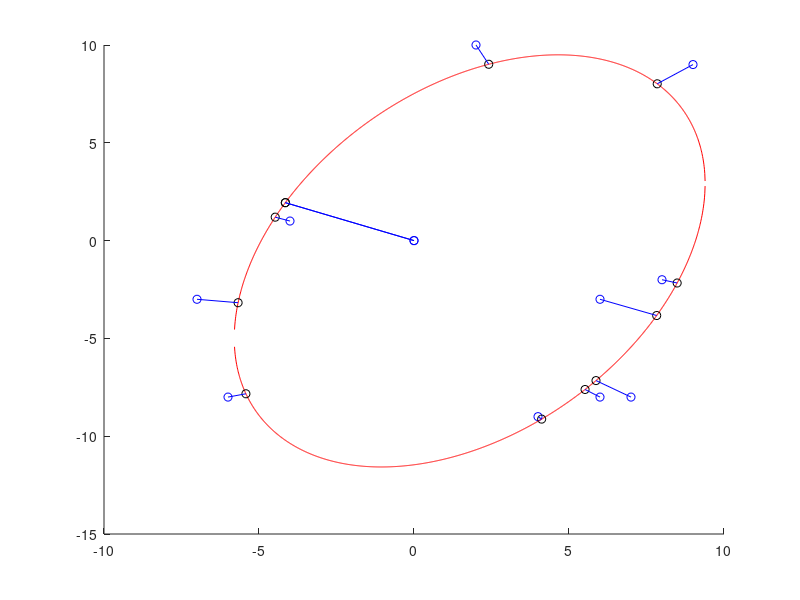

Write the MATLAB code that produced this figure.
function[] = TDRA( )
% This main function will execute the entirety of the Truck and Drone 
% routing algorithm. 

%%%
% When it comes to calculating the "travel time between two customers" we will 
% use the distance between the two nodes for trucks. When calculating the 
% travel time between two customers by UAV, we will use the distance but 
% divided by a speed factor of 1.5.
%%%

    % Variables 
    %      C0            Set of customer locations with depot as the starting
    %                     location where C0.x is the x location of the
    %                     customers and C0.y is the y locations of the
    %                     customers. 
    %       c            Number of customers
    %       U            Set of drones
    %       u            Number of drones
    % aafDistancesTruck  Travel times between two customers i & j by truck
    %     soln           Our representation of the solution where:
    %                      ansoln.Part1 represents the sequence of customers
    %                          visited by the truck
    %                      ansoln.Part2 represents the assignment of
    %                          customers to UAVs & also the sequence of
    %                          visits by each UAV
    %                      ansoln.Part3 represents the launch locations of
    %                          each UAV for every flight
    %                      ansoln.Part4 represents the reconvene locations of
    %                          each UAV for every flight
    %
    
    
    % Generate customer locations
%     x = (50 - -50)*rand(1, 4) + -50;
%     y = (50 - -50)*rand(1, 4) + -50;
%     C0.x = [ 0 -10 0 0 ]; % we treat the first slot as the depot;
%     C0.y = [ 0 0 -10 -5 ];  % we treat the first slot as the depot;
%     C0.x = [ 0 randi([-10, 10], 1, 10) 0 ];
%     C0.y = [ 0 randi([-10, 10], 1, 10) 0 ];
    
    C0.x = [ 0 -4 -7 -6 4 6 2 9 8 7 6 0 ];
    C0.y = [ 0 1 -3 -8 -9 -3 10 9 -2 -8 -8 0];
    
% %            0  1  2  3  4  0   Customer ID
% %            1  2  3  4  5  6   Indices
%     C0.x = [ 0  8  6 -7  1  0 ];
%     C0.y = [ 0 -2 -3 -3  2  0 ];

%            0  1  2  3  4  5  6  0  Customer ID
%            1  2  3  4  5  6  7  8  Indices
%     C0.x = [ 0 -2 -3  2  2  7 -4  0 ]; 
%     C0.y = [ 0  4  1  4  3  1  3  0 ]; 

%%%%%%%%%%%%%%%%%%%%%%%%Testing ellipse fitting %%%%%%%%%%%%%%%%%%%%%%%%
% Slanted ellipse
%     C0.x = [ 1, 2, 3, 4, 4.5, 5, 5.5, 6, 6, 5.7, 5.5, 5, 4, 3, 1, ...
%              -1, -3, -6, -7, -7.5, -7, -6, ...
%              -3, -2, -1, -4, -5];
%     C0.y = [ 7, 6, 5, 4, 3, 2, 0.5, -1, -1.5, -3.5, -4, -5, -5.3, -5.2, -4.5,...
%              8, 8, 7, 6, 4, 2, 0, ...
%              -2.5, -3, -3.5, -1.5, -1];
    

% Ellipse along x axis; This works well 
%     C0.x = [ -3, -2.5, -2, -1.5, -1, -.5, 0, .5, 1, 1.5, 2, 2.5, 3, -3, -2.5, -2, -1.5, -1, -.5, 0, .5, 1, 1.5, 2, 2.5, 3 ];
%     C0.y = [ 0.54, 1.06, 1.34, 1.52, 1.64, 1.71, 1.73, 1.71, 1.64, 1.54, 1.34, 1.06, .54, -0.54, -1.06, -1.34, -1.52, -1.64, -1.71, -1.73, -1.71, -1.64, -1.54, -1.34, -1.06, -.54 ];

% Ellipse along y axis
%     C0.x = [ 0 [ -2 : 0.5 : 2 ] [ -2 : 0.5 : 2 ] 0]
%     C0.y = [0 sqrt( 1 - (C0.x(1 : 9).^2)/4 ) [ -1*sqrt( 1 - (C0.x(10 : 18).^2)/4 ) ] 0 ]
    



    % Plot the customer locations
%     hold on
%     figure( 1 );
%     plot(0,0,'b*', 'MarkerSize', 12)
%     plot(C0.x, C0.y, 'bo')
%     hold off

    
    % Numbers of customers (excluding the depot) 
    c = length(C0.x) - 2;
    
    % Number of drones
    U = [1, 2];
    u = length(U);
    
    % Initial and final temperature (Inputs for SA)
    T0 = 90;
    TFinal = 0.01; 
    Beta_SA = 0.99;
    Imax = 20;
    
    % Calculate the distances between each all points
    % Here, our first row of the columns is how far our depot is from each 
    % of the customers. 
    aafDistances = calculateDistances(C0.x, C0.y);
    
    
    % Initialize solution data structure
    soln.anPart1 = zeros(1, length(C0.x));  % the Truck Route
    soln.anPart2 = [-1];  % Assignment of customers to UAVs
    soln.anPart3 = [-1];  % Launch locations of the UAVs
    soln.anPart4 = [-1];  % Reconvene locations of the UAVs
    
    
    % Generate initial solution s, to the STRPD based on SA
    s = simulatedAnnealing(c, aafDistances, soln, T0, TFinal, Beta_SA, Imax, u);
    
%%%%%%%%%%%%%%%%%%%%%%%%%%%%%%%%%%%%%%%%%%%%%%%%%%%%%%%%%%%%%%%%%%%%%%%%
    % Test plotting our path with drones
    % THis is correct btw
%     s.anPart1 = [ 0 4 2 3 0 ];
%     s.anPart3 = [ 2 -1 ];   % These indices refer to the cell number in part 1, so this is wrong. 
%     s.anPart2 = [ 1 -1 ];   % visits customer 1
%     s.anPart4 = [ 3 -1 ];   % returns to index 2 of s.anPart1 (which is customer 3)
% 
%     s.anPart1 = [ 0 4 3 1 2 0 ];    % MOST RECENT TEST
%     s.anPart3 = [ 1 -1 4 ];
%     s.anPart2 = [ 5 -1 6 ];
%     s.anPart4 = [ 3 -1 5 ]; 
    
%     s.anPart1 = [ 0 4 2 0 ];
%     s.anPart3 = [ 2 3 -1 ];   % These indices refer to the cell number in part 1, so this is wrong. 
%     s.anPart2 = [ 1 3 -1 ];   % visits customer 1
%     s.anPart4 = [ 3 4 -1 ];   % returns to index 2 of s.anPart1 (which is customer 3)

%     s.anPart1 = [ 0 4 2 0 ];
%     s.anPart3 = [ 2 -1 3 ];   % These indices refer to the cell number in part 1, so this is wrong. 
%     s.anPart2 = [ 1 -1 3 ];   % visits customer 1
%     s.anPart4 = [ 3 -1 4 ];   % returns to index 2 of s.anPart1 (which is customer 3)

%     s.anPart1 = [ 0 4 2 0 ];
%     s.anPart3 = [ 2 -1 3 ];   % These indices refer to the cell number in part 1, so this is wrong. 
%     s.anPart2 = [ 1 -1 3 ];   % visits customer 1
%     s.anPart4 = [ 3 -1 4 ];   % returns to index 2 of s.anPart1 (which is customer 3)
%%%%%%%%%%%%%%%%%%%%%%%%%%%%%%%%%%%%%%%%%%%%%%%%%%%%%%%%
    
    % Plot the truck and drone route
%     plot_route( C0, s);
    
    
    % Initialize best solution, the rsult of the best solution, the 
    % iteration number, and the temperature
    s_best = s;
    fs_best = f(aafDistances, s_best, u);
    
    
    % Elliptical stuff
    solnOut = ellipticalCustomerAssignment( s_best, C0, u);
    
    
    
end

%%%%%%%%%%%%%%%%%%%%%%%%%%%%%%%%%%%%%%%%%%%%%%%%%%%%%%%%%%%%%%%%%%%%%%%%%%%
function[ ] = plot_route( C0, s) 
% plot_route will take in the customer locations & the initial solution
% produced via the Simulated annealing method. It will then plot the route 
% the truck will take. 
% Input 
%   C0      The locations of all the customers
%   s       The route we are plotting 
%   u       The number of drones 
% Output
%   

    % Variables
    %    a, b     Placeholder variables for the coordinates 
    %  nCustInd   counter to keep track of the customer indices 
    
    % Plot the truck route
    nCustInd = 2;
    a = [ 0 ]; 
    b = [ 0 ]; 
    
    % Fill in these a and b arrays
%     for i = s.anPart1( 2 : length(C0.x) - 1 )
    for i = s.anPart1( 2 : length(s.anPart1) - 1)
        a(nCustInd) = C0.x(i+1);
        b(nCustInd) = C0.y(i+1);
        nCustInd = nCustInd + 1; 
        a;
        b;
    end

    a(end + 1) = 0;
    b(end + 1) = 0;


        
    % Initialize the coords visited by the drones
    aanDrones = zeros(length(s.anPart2)-1, 6);
    
    C0;
    s; 
    % Fill in this matrix
    for iCustomer = 1 : length(s.anPart2)        
        if s.anPart2(iCustomer) == -1
            aanDrones( iCustomer, : ) = -1*ones(1, 6);
%             aanDrones = [ aanDrones ; -1*ones(1, 6) ]
            
        else
            aanDrones(iCustomer, 1) = C0.x(s.anPart1(s.anPart3(iCustomer)) + 1);
            aanDrones(iCustomer, 4) = C0.y(s.anPart1(s.anPart3(iCustomer)) + 1);

            aanDrones(iCustomer, 3) = C0.x(s.anPart1(s.anPart4(iCustomer)) + 1);
            aanDrones(iCustomer, 6) = C0.y(s.anPart1(s.anPart4(iCustomer)) + 1);

            aanDrones(iCustomer, 2) = C0.x(s.anPart2(iCustomer) + 1);
            aanDrones(iCustomer, 5) = C0.y(s.anPart2(iCustomer) + 1);
        end
    end
    
    
    
    % Plot the drone route
    aColors = ["r--", "b--", "g--", "k--", "m--"];
        
    % 
    aDimensions = size(aanDrones);
    
    % Plot this stuff
    figure(2)
    hold on; 
    plot(0,0,'b*', 'MarkerSize', 12)
    plot(a, b, 'k-')
    plot(a, b, "ro")
    
    iDrone = 1; 
    for iRow = 1 : aDimensions 
        x = [ 0 ];
        y = [ 0 ]; 
        
        if aanDrones(iRow, 1) == -1
            iDrone = iDrone + 1; 
        else
            for iCol = 1 : 3
                x(iCol) = aanDrones(iRow, iCol);
                y(iCol) = aanDrones(iRow, iCol+3);
            end
            
            plot(x, y, aColors(iDrone));
        end
    end
    hold off; 
end

function[ aafDistances ] = calculateDistances( x, y )
% calculateDistances will calculate the distances between all the points 
%   on the graph
% INPUT
%   x, y   the x and y coordinates of the customers
% OUTPUT
%   aafDistances   An array of distances where D_ij is the distance between 
%                    house i and house j; this matrix should be symmetric

    % Variables
    %
    
    % Initialize the distances array
    aafDistances = zeros(length(x));
    
    % Calculate the distances
    for i = 1 : length(x)
        for j = 1 : length(x)
            aafDistances( i, j ) = sqrt( (x(i) - x(j))^2 + (y(i) - y(j))^2 );
        end
    end
    
end

function[ s_best ] = ...
    simulatedAnnealing( c, aafDistances, soln, T0, TFinal, Beta_SA, Imax, u)
% simulatedAnnealing function will take in an array of distances 
% and will generate a random TRP (traveling repairman problem).
% INPUT
%   c              The length of the soln
%  aafdistances    Array of distances between customers
%  soln            Data structure of solution
%   T0             The initial temperature
%   TFinal         The final temperature we want to approach
%  Beta_SA         The cooling schedule for our simulated annealing
%   Imax           The maximum number of iterations
%   u              The numebr of drones
% OUTPUT
%  s_best          Returns the best solution to the TRP 


    % Variables
    %  soln       Data structure with solutions parts 1, 2, 3, and 4 
    %     s       Solution to the TRP problem
    %  s_best     Best solution
    % fs_best     The result of the best solution7
    %     T       The current temperature of our simulated annealing
    

    % Initialize our current and final temperatures
    T = T0;     
    
    % Generate a ranomd TRP (Traveling Repairman Problem) 
    % randomly insert all customers into vector    
    soln.anPart1 = [ 0 randperm(c) 0 ];
    s = soln; % create duplicate of soln for comparison
    
    % Initilaize the best solution and the best result 
    s_best = s;
    fs_best = f(aafDistances, s, u); 
    
    sPrime = soln;
    
    % Run the simulated annealing process
    while T > TFinal
        for i = 1 : Imax 
            % Find neighbor to s
            sPrime.anPart1 = neighbor(s);
            

            
            % Check if neighbor is better than current solution 
            diff = fs_best - f(aafDistances, sPrime, u);
            
            % Check if neighbor is better
            if f(aafDistances, sPrime, u) < f(aafDistances, s_best, u)
                s_best.anPart1 = sPrime.anPart1;
                fs_best = f(aafDistances, sPrime, u); 
            end
            
            % Boltzmann probability time babbbyyyy
            if rand() < exp(-abs(diff) / T)
                s.anPart1 = sPrime.anPart1;
            end
            
        end
        
        % Cooling schedule
        T = Beta_SA * T; 
    end
    
    
    
end

function[ solnOut ] = ellipticalCustomerAssignment( solnIn, C0, k)
% The ellipticalCustomerAssignment heuristic function will take in a soln
% and then will return another solution. 

% INPUT
%  solnIn      This is the input solution
%  C0          The locations (coordinates) of the customers
% OUTPUT
%  solnOut     This is the output solution

    % VARIABLES
    %    D        The design matrix
    %    C        The constraint matrix
    %    S        Scatter matrix
    %    V        Matrix with columns being the eigenvectors
    %    D        Matrix where diagonals are eigenvalues
    %    g        Anonymous function for distance from point to conic
    %    h        Anonymous function for distance between two points
    % aVectorScaled  The parameters that create our ellipse
    
    
    % Create matrix of distances
    aafDistances = calculateDistances(C0.x, C0.y);
    
    % Assign initial variables 
    solnOut = solnIn; 
    fSolnOut = f( aafDistances, solnIn, k);
    
    % Fit an ellipse to C0 
    % First create our design matrix
    D = zeros(length(C0.x) - 1, 6);
    for iRow = 1 : length(C0.x) - 1
        D( iRow, 1 ) = (C0.x(iRow))^2;
        D( iRow, 2 ) = C0.x(iRow) * C0.y(iRow);
        D( iRow, 3 ) = (C0.y(iRow))^2;
        D( iRow, 4 ) = C0.x(iRow);
        D( iRow, 5 ) = C0.y(iRow);
        D( iRow, 6 ) = 1;
        

    end
    
    
    % Next our constraint matrix
    C = zeros(6); 
    C(1, 3) = 2;
    C(3, 1) = 2;
    C(2, 2) = -1; 
    
    % Create scatter matrix
    S = D' * D;
    
    % Find our eigenvalues and eigenvectors
    [ eigenvector, eigenvalue ] = eig( S, C );
    
    % Find the smallest eigenvalue
    fMinDiag = inf;
    for iDiagonal = 1 : 6
        if eigenvalue(iDiagonal, iDiagonal) > 1e-6 && eigenvalue(iDiagonal, iDiagonal) < fMinDiag
            iMinDiag = iDiagonal;
            fMinDiag = eigenvalue(iDiagonal, iDiagonal);
        end
    end
    
    
    % Scale the parameters so that a'C*a = 1
    aVector = eigenvector( :, iMinDiag );
    fScaling = aVector' * C * aVector;
    aVectorScaled = aVector / sqrt(fScaling);
        
    
    % This function gives us the algebraic distance of any point (x, y)
    % from the conic. 
    g = @( a, x, y) (a(1)*x.^2 + a(2).*x.*y + a(3)*y.^2 + a(4)*x + a(5)*y + a(6));
    
    
    % Create functions from the quadratic formulas    
    fplus  = @(a, x) ( -(a(2)*x + a(5)) + sqrt( (a(2)*x + a(5)).^2 - 4*a(3)*(a(1)*x.^2 + a(4)*x + a(6)) ) ) / (2*a(3));
    fminus = @(a, x) ( -(a(2)*x + a(5)) - sqrt( (a(2)*x + a(5)).^2 - 4*a(3)*(a(1)*x.^2 + a(4)*x + a(6)) ) ) / (2*a(3));
    
    
    % Create array of points
    afXData = [ min(C0.x) - 10 : 0.01 : max(C0.x) + 10 ];
    % Check to see if the x and y are imaginary
    counter = 1;
    for x = afXData
        if isreal(fplus( aVectorScaled, x )) && fplus( aVectorScaled, x) ~= 0
            afXGoodData(counter) = x;
            afYDataPositive(counter) = fplus( aVectorScaled, x ); 
        end
        
        if isreal(fminus( aVectorScaled, x )) && fminus( aVectorScaled, x) ~= 0
            afYDataNegative(counter) = fminus( aVectorScaled, x );
        end
        
        if isreal(fminus( aVectorScaled, x )) && isreal(fplus( aVectorScaled, x ))
            counter = counter + 1; 
        end
        
        
    end
               
    
    % Plot the points
    figure(12345)
    hold on; 
    plot(C0.x, C0.y, 'bo')
    plot(afXGoodData, afYDataPositive, 'r-')
    plot(afXGoodData, afYDataNegative, 'r-')
%     hold off; 
    
    % Given a customer point (xi, yi), find the point (x, y) on an ellipse
    % that minimizes the distance between (xi, yi) and (x, y)
    
    % Set the max number of iterations, the threshold
    % for convergence
    nMax = 30; 
    fThreshold = 10^(-6);
    
    % Hard code the function and its jacobian
    h = @(x, y, lambda, xi, yi, a) ...
        [ 2*x - 2*xi + 2*a(1)*x*lambda + a(2)*lambda*y + a(4)*lambda; 
          2*y - 2*yi + a(2)*lambda*x + 2*a(3)*lambda*y + a(5)*lambda; 
          a(1)*x^2 + a(2)*x*y + a(3)*y^2 + a(4)*x + a(5)*y + a(6) ];

    h_jacobian = @(x, y, lambda, xi, yi, a) ...
        [ 2 + 2*a(1)*lambda, a(2)*lambda, 2*a(1)*x + a(2)*y + a(4); 
          a(2)*lambda, 2 + 2*a(3)*lambda, a(2)*x + 2*a(3)*y + a(5); 
          2*a(1)*x + a(2)*y + a(4), a(2)*x + 2*a(3)*y + a(5), 0 ];
      
   % Initialize ellipse points
   afEllipse.x = [];
   afEllipse.y = [];
   
   % Estimate the root of a function h(x) for each customer
   for iCustomer = 1 : length(C0.x)
       % Set initial guess
       %               x         ,        y       , lambda
       afGuess = [ C0.x(iCustomer); C0.y(iCustomer); 0 ];
       
       [ ae_vals, k, aUnknowns ] = ... 
           newtons_method( nMax, afGuess, fThreshold, h, h_jacobian, aVectorScaled, C0, iCustomer);
       
       % Plot the point
       plot(aUnknowns(1, k-1), aUnknowns(2, k-1), 'ko')
       
       % Store the ellipse point
       afEllipse.x(end + 1) = aUnknowns(1, k-1)
       afEllipse.y(end + 1) = aUnknowns(2, k-1)
       
       
       % Final Output Lines
%        fprintf("\n")
%         fprintf("Final Output Line for Part (a)\n")
%         fprintf("Current k    |      e^(k+1)     |      x^(k+1)\n" );
%         fprintf("  %4d       |   %10.10f   |   [ %2.6f ; %2.6f; %2.6f ]   \n", k-2, ae_vals(k-1), aUnknowns(1, k-1), aUnknowns(2, k-1), aUnknowns(3, k-1))
   end
   
   
   % Connect the customers to the point on the ellipse
   plot( [ C0.x; afEllipse.x], [ C0.y; afEllipse.y ], 'b-')   
   hold off;  % end the plot
   
   
   
end

function[ ae_vals, k, aUnknowns ] = newtons_method( nMax, afGuess, fThreshold, h, h_jacobian, a, C0, iCustomer )
% Newton's method will approximate the roots of our function h. For this
% particular problem, h is the gradient of our distance formula. 
% Input
%   nMax               The maximum number of iterations
%   afGuess            Our initial guess
%   fThreshold         The threshold for convergence
%   h                  The function we are trying to find the root of 
%   h_jacobian         The jacobian of function h
%   aVectorScaled      The paramters we found to create our ellipse
%   C0                 Our set of customers
%   iCustomer          The current customer we are at
% Output
%   ae_vals            Array of error values
%   k                  Number of iterations
%   aUnknowns          Array of unknowns we are trying to find

    % Local Variables
    %  k           Number of iterations it took to converge
    %  e           The error value
    %  xi          x coordinate of the customers
    %  yi          y coordinate of the customers
    
    % Initialize k values and error value e
    k = 1; 
    e = 99;   % absurd error value
    
    % Create variables for the x and y coordinates of the customers
    xi = C0.x(iCustomer); 
    yi = C0.y(iCustomer); 
    
    % Initialize vector to hold the updating x, y, and lambda values and
    % vector for e values
    aUnknowns = zeros(3, nMax); 
    ae_vals = zeros(1, nMax); 
    aUnknowns(:, 1) = afGuess; 
    ae_vals(1) = e; 
    
    % Run Newton's Method for the vector case
    while k < nMax + 2 && ae_vals(k) > fThreshold
        aUnknowns(:, k+1) = aUnknowns(:, k) - ... 
            h_jacobian(aUnknowns(1, k), aUnknowns(2, k), aUnknowns(3, k), xi, yi, a) \ ...
            h(aUnknowns(1, k), aUnknowns(2, k), aUnknowns(3, k), xi, yi, a ); 
        
        % Calculate the error
        ae_vals(k+1) = norm( aUnknowns(:, k+1) - aUnknowns(:, k) );
        
        % Print k, the error and the value
%         fprintf("Current k    |      e^(k+1)     |      x^(k+1)\n" );
%         fprintf("  %4d       |   %10.10f   |   [ %2.6f ; %2.6f; %2.6f ]   \n", k-1, ae_vals(k+1), aUnknowns(1, k+1), aUnknowns(2, k+1), aUnknowns(3, k+1))
        
        % Update k 
        k = k + 1; 
    end
end

function[ sPrime ] = neighbor( soln )
% The neighbor function will implement the well-known 2-opt method for
% creating neighbors for our current solution s. Here, we must note that
% our 2-opt method will switch two customers within the vector of Parts 1
% and 2. The customers are selected randomly. Our 2-opt is a local search
% heuristic.

% INPUT
%   soln       Current solution data structure.
% OUTPUT
%  sPrime      A neighbor to input solution soln

    % Variables
    %    sPrime    The soln.anPart1 which is the neighbor to our original 
    %                soln.anPart1  
    %  randIndex1  The index of the customer that will be switched out from
    %                part 1 of the soln data structure
    %  randIndex2  The index of the customer that will be switched out from
    %                part 2 of the soln data structure. 
    %    nTemp     A temporary variable that holds the customer at index 
    %                randIndex1
    
    
    % Randomly pick two customer indices from anPart1 
    randIndex1 = -1;
    randIndex2 = -1;
    
    % Make sure that we don't pick the same two indices
    while randIndex1 == randIndex2
        randIndex1 = randi([2, length(soln.anPart1)-1]);
        randIndex2 = randi([2, length(soln.anPart1)-1]); 
    end
    
%     fprintf("Before switching: \n")
%     soln.anPart1
    
    % Switch their positions in soln.anPart1
    nTemp = soln.anPart1(randIndex1);
    soln.anPart1(randIndex1) = soln.anPart1(randIndex2);
    soln.anPart1(randIndex2) = nTemp; 
    
% %     fprintf("after switching: \n")
%     soln.anPart1
    
    % Return the new neighbor to the input solution
    sPrime = soln.anPart1;
    
end

function[ fTotalWaitTime ] = f( aafDistances, soln, k)
% This function f is our wait time function. In this case, we treat
%  the time = distance for our trucks and we calculate the time for the 
%  drones using a speed factor of 1.5

% INPUT
%   aafDistances    Array of floats containing the distances between custs.
%   soln            Data structure of solutions in parts 1, 2, 3 and 4 
%   k               Number of drones
% OUTPUT
%   fTotalWaitTime  Float of total wait time 
    

    % Variables
    %   alpha         Our speed factor for the drones. 
    %   aSoln         Current solution
    
    
    % Initialize constants
    alpha = 1.5;
    
    
    % Create temporary list of customers
    anCustomers = soln.anPart1;
    
    
    % Initialize total wait time
    fTotalWaitTime = 0;
    
    
    % Create vector arrival and departure times for drones and trucks
    aafDroneArrivalTime = zeros(k, length(aafDistances));
    aafTruckArrivalTime = zeros(1, length(aafDistances));
    aafTruckDepartureTime = zeros(1, length(aafDistances));
    
    
    soln;
    aafDistances;
    
    % Calculate the total wait time for the truck customers
    iPrevious = 1; 
    for iCustomerIndex = 2 : length(soln.anPart1) % Here iCustomerIndex = 1 & = length(soln.anPart1) are the nodes 
        iDrone = 1; % Initialize drone counter
        
        % Calculate the arrival time of the truck to this node        
        aafTruckArrivalTime(anCustomers(iCustomerIndex) + 1) = ...
            aafDistances( anCustomers(iCustomerIndex - 1) + 1, anCustomers(iCustomerIndex) + 1 ) ...
          + aafTruckArrivalTime( anCustomers(iCustomerIndex - 1) + 1);
        
%         "Put this arrival times in aafTruckDepartureTimes and vector and 
%          then update them if they have a drone approaching that same
%          node. So that if there is no drone going towards customer at
%          iCustomerIndex, then they already have something in their truck
%          arrival time vector. That is, we are assuming that no customer
%          has a drone delivering to them. 
        aafTruckDepartureTime(anCustomers(iCustomerIndex) + 1) = ...
            aafTruckArrivalTime(anCustomers(iCustomerIndex) + 1);
        

        
        for iReconveneIndex = 1 : length(soln.anPart4)
            
            % Check if we have an "X" there
            if soln.anPart4(iReconveneIndex) == -1
                iDrone = iDrone + 1;
            end
            
            % Get the arrival time of the drones
            if iCustomerIndex == soln.anPart4(iReconveneIndex) % This means there is a drone flying to this point
                a = aafDistances( anCustomers(soln.anPart3(iReconveneIndex)) + 1, soln.anPart2(iReconveneIndex) + 1);
                b = aafDistances( soln.anPart2(iReconveneIndex) + 1, anCustomers(soln.anPart4(iReconveneIndex)) + 1);
                
                aafDroneArrivalTime(iDrone, anCustomers(soln.anPart4(iReconveneIndex)) + 1) = (a + b)/alpha;
                
                %%%% WORKS TILL HERE %%%%
                
                % if Truck is there before the drone, it must wait
                if aafTruckArrivalTime(anCustomers(iCustomerIndex) + 1) < max (aafDroneArrivalTime( :, anCustomers(iCustomerIndex) + 1 ) )
                    aafTruckDepartureTime(anCustomers(iCustomerIndex) + 1) = ...
                        max (aafDroneArrivalTime( :, anCustomers(iCustomerIndex) + 1) );
                elseif aafTruckArrivalTime(anCustomers(iCustomerIndex) + 1) > max( aafDroneArrivalTime( :, iCustomerIndex) )
                    % If the drone is there before the truck
                    aafTruckDepartureTime(anCustomers(iCustomerIndex) + 1) = aafTruckArrivalTime( anCustomers(iCustomerIndex) + 1);
                end
                    
            end
            
        end
       iPrevious = iPrevious + 1;  
    end
    
    
    % Get the total waiting time 
    fTotalWaitTime = aafTruckDepartureTime( soln.anPart1(end - 1) + 1 );       
end
